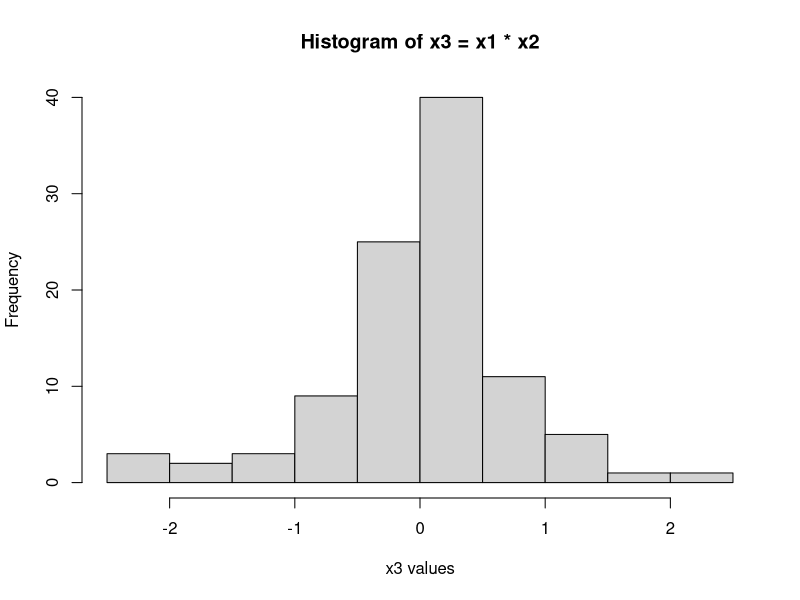

Source code (R):
set.seed(1)

x1 <- rnorm(100)
x2 <- rnorm(100)

x3 <- x1 * x2

hist(x3,
     main = "Histogram of x3 = x1 * x2",
     xlab = "x3 values")

calc_stats <- function(x) {
  c(
    Mean   = mean(x),
    Median = median(x),
    SD     = sd(x)
  )
}

stats_x1 <- calc_stats(x1)
stats_x2 <- calc_stats(x2)
stats_x3 <- calc_stats(x3)

print(stats_x1)
print(stats_x2)
print(stats_x3)



